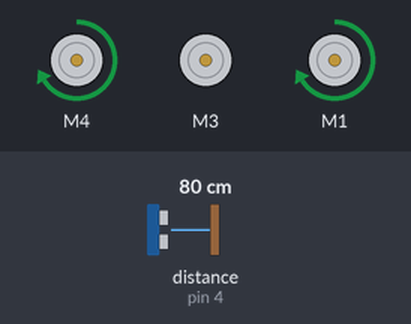
Recording of a sketch running on a simulated Arduino Uno, built with avr-gcc and run on an emulated ATmega328P. Parts: 3 × DC motor (green arrow = forward, orange = backward, longer = faster). Wiring (inferred from the names in the program): ultrasonic range finder: trigger pin 3; echo pin 4. The inputs (shaded band) are chosen by the test bench; at power-on: distance to the obstacle (sensor on pin 4) 80 cm. The echo pulse lasts 58.3 µs per cm; what the sketch prints to the serial monitor is not drawn.

Above: at 2.8 s.
2.9 s: distance to the obstacle (sensor on pin 4) set to 41 cm
5.6 s: distance to the obstacle (sensor on pin 4) set to 35 cm
At 8.2 s:
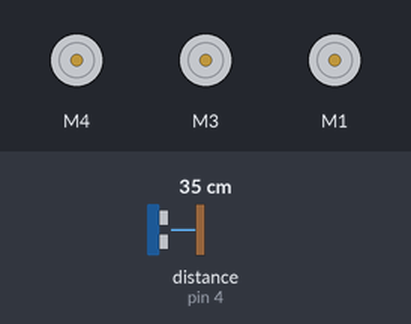
8.5 s: distance to the obstacle (sensor on pin 4) set to 60 cm
At 13.2 s:
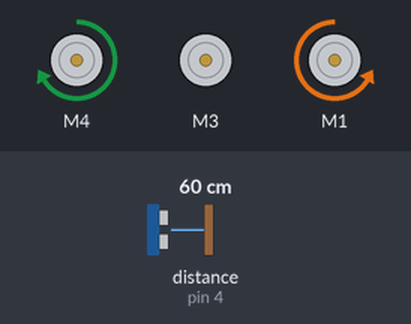
14.5 s: distance to the obstacle (sensor on pin 4) set to 2 cm
At 16.4 s:
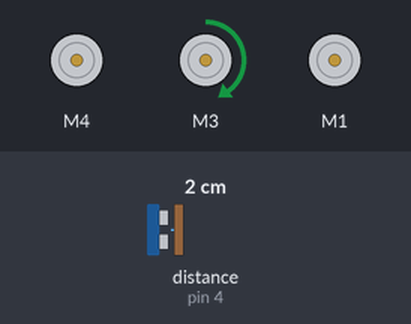
Timing chart, 0 to 18.5 s (numbered marks = the images above; inputs shaded):
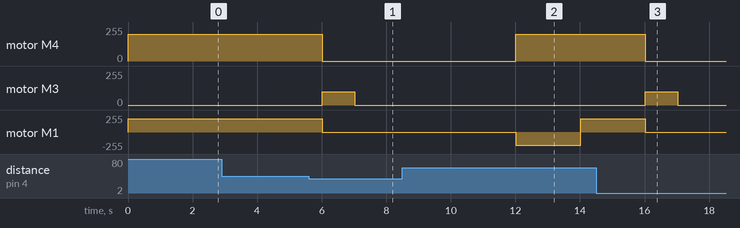

The sketch:

Sensor.ino
```cpp
#include <Wire.h>
#include <Adafruit_MotorShield.h>
#include "utility/Adafruit_PWMServoDriver.h"

// Create the motor shield object with the default I2C address
Adafruit_MotorShield AFMS = Adafruit_MotorShield();
// Or, create it with a different I2C address (say for stacking)
// Adafruit_MotorShield AFMS = Adafruit_MotorShield(0x61);

// Select which 'port' M1, M2, M3 or M4. In this case, M3 and M4
Adafruit_DCMotor *Head = AFMS.getMotor(3);
Adafruit_DCMotor *Left = AFMS.getMotor(1);
Adafruit_DCMotor *Right = AFMS.getMotor(4);
// You can also make another motor on port M2
//Adafruit_DCMotor *myOtherMotor = AFMS.getMotor(2);


void setup() {

  pinMode (2,OUTPUT);//attach pin 2 to vcc
  pinMode (5,OUTPUT);//attach pin 5 to GND
  // initialize serial communication:

  Serial.begin(9600); // set up Serial library at 9600  ( can send info back to computer)
  Serial.println("Adafruit Motorshield v2 - DC Motor test!");

  AFMS.begin();  // create with the default frequency 1.6KHz
  //AFMS.begin(1000);  // OR with a different frequency, say 1KHz


  // Set the speed to start, from 0 (off) to 255 (max speed)
   Right->setSpeed(255);
  Right->run(FORWARD);
  // turn on motor
  Right->run(RELEASE);

  Head->setSpeed(255);
  Head->run(FORWARD);
  // turn on motor
  Head->run(RELEASE);
}


void loop() {


digitalWrite(2, HIGH);
  // establish variables for duration of the ping,
  // and the distance result in inches and centimeters:
  long duration, inches;

  // The PING))) is triggered by a HIGH pulse of 2 or more microseconds.
  // Give a short LOW pulse beforehand to ensure a clean HIGH pulse:
  pinMode(3, OUTPUT);// attach pin 3 to Trig
  digitalWrite(3, LOW);
  delayMicroseconds(2);
  digitalWrite(3, HIGH);
  delayMicroseconds(5);
  digitalWrite(3, LOW);

  // The same pin is used to read the signal from the PING))): a HIGH
  // pulse whose duration is the time (in microseconds) from the sending
  // of the ping to the reception of its echo off of an object.
  pinMode (4, INPUT);//attach pin 4 to Echo
  duration = pulseIn(4, HIGH);

  // convert the time into a distance
 inches = duration / 74 / 2;


  Serial.print(inches);
  Serial.print("in, ");
  Serial.println();


  if (inches < 15){
     Serial.print("decide   ");
   Left->setSpeed(0);  //set speed to 200 cant be above 250
   Right->setSpeed(0);  //set speed to 200 cant be above 250
   Head->setSpeed(100);  //set speed to 200 cant be above 250

   Head ->run(FORWARD);//move 1/3 part 1
   delay(1000);// 1 second = 1000
   Head->setSpeed(0);
   delay(1000);// 1 second = 1000


   Head ->run(FORWARD);//move 1/3 part 2
   delay(1000);// 1 second = 1000
   Head->setSpeed(0);
   delay(1000);// 1 second = 1000


   Head ->run(FORWARD);//move 1/3 part 3
   delay(1000);// 1 second = 1000
   Head->setSpeed(0);
   delay(1000);// 1 second = 1000

   Right->run(FORWARD);
   Left->run(BACKWARD);
   Left->setSpeed(200);  //set speed to 200 cant be above 250
   Right->setSpeed(200);  //set speed to 200 cant be above 250
   delay(1000);// 1 second = 1000
  }
  else {
     Serial.print("foward ");
   Right->run(FORWARD);
   Left->run(FORWARD);
   Left->setSpeed(200);  //set speed to 200 cant be above 250
   Right->setSpeed(200);  //set speed to 200 cant be above 250
   delay(1000);// 1 second = 1000
  }
  delay(1000);

}
```

Measured:
- the behaviour switches between 39 and 38 cm on distance to the obstacle (sensor on pin 4) (found by bisection; images 0 and 1)
- after the input at 2.9 s, every drawn part: stays the same
- after the input at 5.6 s, motor M4, motor M1: forward 200/255 → stopped after 0.42 s; motor M3: stopped → forward 100/255 after 0.42 s, → stopped 1.0 s later
- after the input at 8.5 s, motor M4: goes on until 12.0 s, then stays forward 200/255; motor M3: stays stopped (without the input it goes to forward 100/255 after 5.5 s)
- after the input at 14.5 s, motor M4, motor M1: forward 200/255 → stopped after 1.5 s; motor M3: stopped → forward 100/255 after 1.5 s, → stopped 1.0 s later
